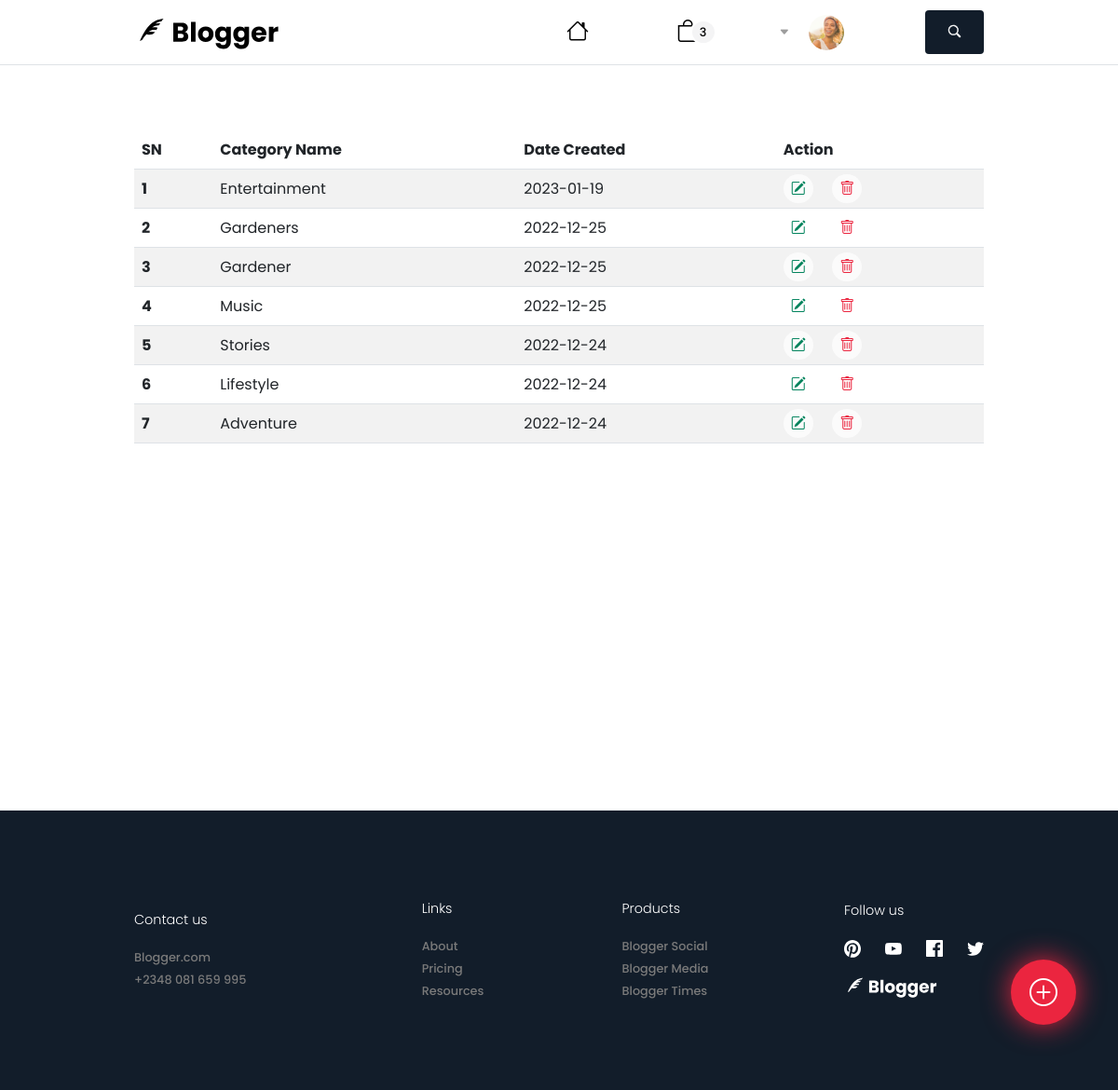
The app's page /categories.php?id=34 with its own data.
### tables this page shows
CREATE TABLE `categories` (
  `id` int NOT NULL,
  `addCategory` varchar(255) NOT NULL,
  `dateCreated` date NOT NULL
);

### classes/dbConnect.php (called while the page is built)
<?php
    class DbConnect
    {
        protected function connect()
        {
            try
            {
                $username = 'root';
                $password = '';
                $dbConn = new PDO('mysql:host=localhost;dbname=blogger', $username, $password);
                return $dbConn;
            }
            catch (PDOException $e)
            {
                print "Connection failed: " . $e->getMessage() . "<br>";
                die();
            }
        }
    }
?>

### classes/category.queryDb.php (called while the page is built, shortened)
<?php
    class CategoryQueryDb extends DbConnect
    {
        public function fetchAllCategories()
        {
            try
            {
                $stmt = $this->connect()->prepare("SELECT * FROM categories ORDER BY id DESC");
                $stmt->execute();
                return $stmt->fetchAll();
            }
            catch (Exception $e)
            {
                return $e->getMessage();
            }
        }
    }
?>

### categories.php (the view, shortened to what this page needs)
<?php
require './classes/dbConnect.php';
?>
<body>
    <div class="mainContainer">
        <?php include './headers/categoriesHeader.php' ?>
        <section class="categoriesWrapper ">
            <table class="table table-striped table-hover">
                <thead>
                    <tr>
                        <th scope="col">SN</th>
                        <th scope="col">Category Name</th>
                        <th scope="col">Date Created</th>
                        <th scope="col">Action</th>
                    </tr>
                </thead>
                <tbody>
                    <?php
                        $result = new CategoryQueryDb();
                        $categories = $result->fetchAllCategories();
                        foreach ($categories as $key => $category):?>
                        <tr>
                            <th scope="row"><?= $key + 1 ?></th>
                            <td><?= $category['addCategory'] ?></td>
                            <td><?= $category['dateCreated'] ?></td>
                            <td>
                                <a href="javascript:void(0)" class="me-3" data-bs-toggle="modal" data-bs-target="#updateModal<?= $category['id'] ?>"><i class="bi bi-pencil-square"></i></a>
                                <a href="categories.php?deleteId=<?= $category['id'] ?>"><i class="bi bi-trash"></a></i>
                            </td>
                        </tr>
                    <?php endforeach ?>
                </tbody>
            </table>
        </section>
        <footer class="d-flex justify-content-between align-items-center ">
            <div class="contactUs">
                <ul class="d-flex flex-column">
                    <p>Contact us</p>
                    <li><a href="#">Blogger.com</a></li>
                    <li><a href="tel:+2348081659995">+2348 081 659 995</a></li>
                </ul>
            </div>
            <div class="links justify-content-center">
                <ul class="d-flex flex-column">
                    <p>Links</p>
                    <li><a href="#">About</a></li>
                    <li><a href="#">Pricing</a></li>
                    <li><a href="#">Resources</a></li>
                </ul>
            </div>
            <div class="products justify-content-center">
                <ul class="d-flex flex-column">
                    <p>Products</p>
                    <li><a href="#">Blogger Social</a></li>
                    <li><a href="#">Blogger Media</a></li>
                    <li><a href="#">Blogger Times</a></li>
                </ul>
            </div>
            <div class="followUs justify-content-end">
                <ul class="d-flex flex-column align-items-start">
                    <p>Follow us</p>
                    <li>
                        <ul>
                            <li><a href="#"><img src="assets/svg/pinterestIcon.svg" alt="follow us on Facebook"></a></li>
                            <li><a href="#"><img src="assets/svg/youtubeIcon.svg" alt="follow us on Youtube"></a></li>
                            <li><a href="#"><img src="assets/svg/facebookIcon.svg" alt="follow us on Facebook"></a></li>
                            <li><a href="#"><img src="assets/svg/twitterIcon.svg" alt="follow us on Twitter"></a></li>
                        </ul>
                    </li>
                    <li class="logoList mt-3"><a href="#"><img src="assets/svg/bloggerLogoWhite.svg" alt="Blogger.com"></a></li>
                </ul>
            </div>
        </footer>
        <button type="button" class="postBtn border-0" data-bs-toggle="modal" data-bs-target="#exampleModal">
            <i class="bi bi-plus-circle"></i>
        </button>
    </div>
</body>
</html>

### styles/css/categories.css (style rules this page uses)
body { font-family: "Poppins", sans-serif; }
*, img, a, ul, li, p, h2, h3, h4, h5, h6, input, textarea { margin: 0; padding: 0; list-style: none; text-decoration: none; box-sizing: border-box; resize: none !important; }
body .mainContainer { max-width: 100%; background-color: #ffffff; }
body .mainContainer .categoriesWrapper { width: 100%; height: 100vh; padding: 0 12%; padding-top: 70px; }
body .mainContainer .categoriesWrapper table tbody { width: 100%; }
body .mainContainer .categoriesWrapper table tbody tr td a { padding: 4px 8px; border-radius: 50px; background-color: rgba(255, 255, 255, 0.678); }
body .mainContainer .categoriesWrapper table tbody tr td a:first-child { color: #00835c; }
body .mainContainer .categoriesWrapper table tbody tr td a:nth-child(2) { color: #eb253f; }
body footer { height: 300px; background-color: #121d2a; padding: 0 12%; }
body footer div { width: 25%; display: flex; }
body footer div ul p { color: #ffffff; margin-bottom: 16px; font-size: 0.9rem; font-weight: 300; }
body footer div ul li a { font-size: 0.8rem; font-weight: 500; color: #7a7a7a; }
body footer div:last-child ul li ul { width: 150px; display: flex; justify-content: space-between; }
body footer div:last-child ul li ul li a { width: 20px; }
body footer div:last-child ul li ul li a img { width: 18px; }
body footer div:last-child ul .logoList a img { width: 100px; }
body .postBtn { position: fixed; bottom: 70px; right: 45px; width: 70px; height: 70px; border-radius: 50px; font-size: 30px; color: #ffffff; box-shadow: 0px 0px 30px #eb253f; background-color: #eb253f; }

### records on screen
categories: addCategory "Entertainment", dateCreated "2023-01-19"
categories: addCategory "Gardeners", dateCreated "2022-12-25"
categories: addCategory "Gardener", dateCreated "2022-12-25"
categories: addCategory "Music", dateCreated "2022-12-25"
categories: addCategory "Stories", dateCreated "2022-12-24"
categories: addCategory "Lifestyle", dateCreated "2022-12-24"
categories: addCategory "Adventure", dateCreated "2022-12-24"
